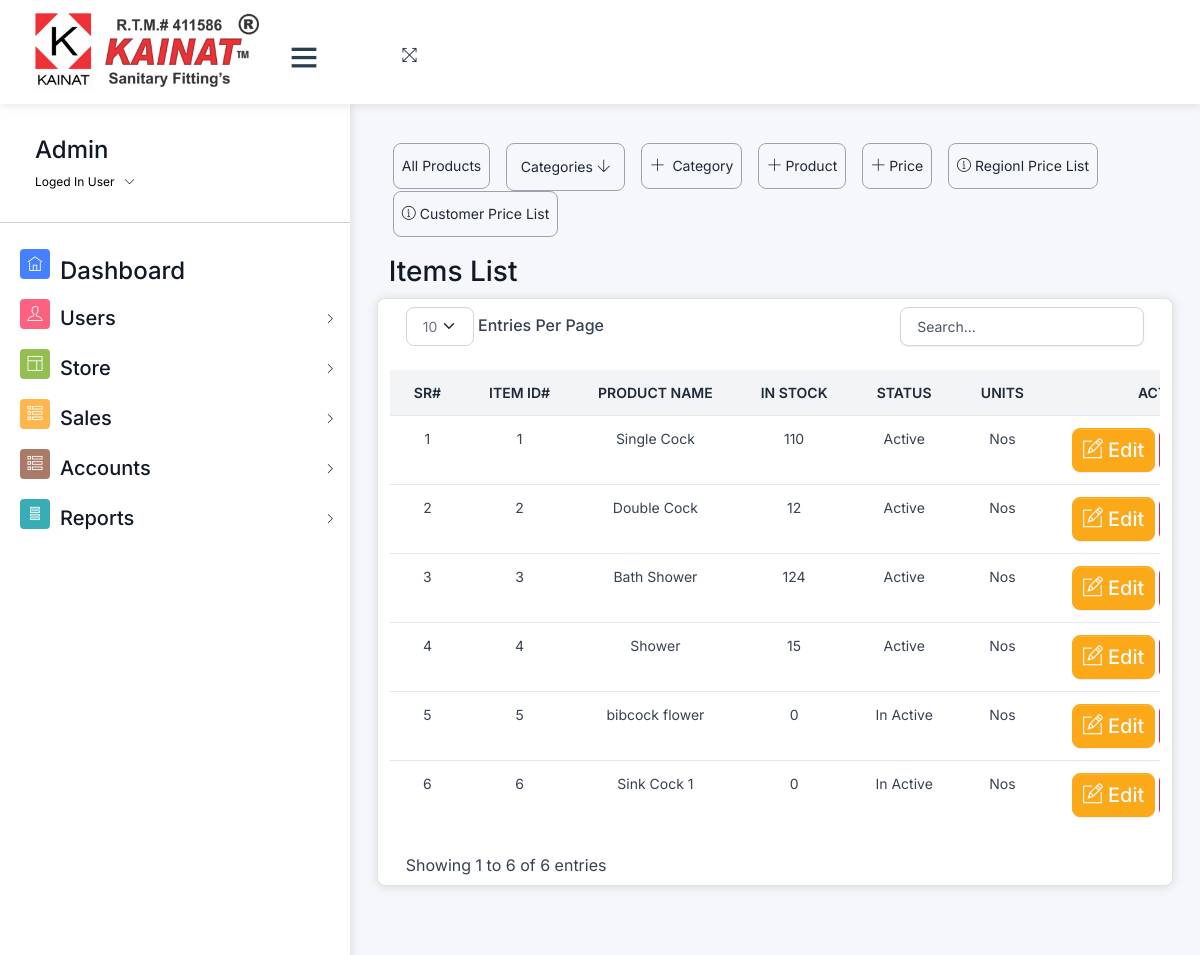
The app's page /finished_product/ (signed in) with its own data.
### home/models.py (models this page shows, shortened)
class Final_Product(models.Model):
        ACTIVE = 'Atcive'
        INACTIVE = 'Inactive'
        KGS='Kgs'
        NOS='Nos'
        STATUS_TYPE_CHOICES = [
        (ACTIVE , 'Active'),
        (INACTIVE ,'Inactive'),
    ]
        UNIT_CHOICES = [
        (NOS ,'Nos'),
        (KGS ,'Kgs')
    ]
        productname=models.CharField(max_length=255,unique=True)
        unit=models.CharField(max_length=50,choices=UNIT_CHOICES,default=NOS)
        category=models.ForeignKey(Finish_Product_Category,on_delete=models.RESTRICT)
        company=models.ForeignKey(Company,on_delete=models.RESTRICT)
        purchase=models.PositiveIntegerField(null=True,blank=True)
        sale_rate=models.PositiveIntegerField(null=True,blank=True)
        labour=models.FloatField(null=True,blank=True)
        product_status=models.BooleanField(default=False)
        is_deleted = models.BooleanField(default=False)
        product_slug=AutoSlugField(populate_from="productname",unique=True,null=True,default=None)
        def get_current_stock(self):
            grn_total = Final_Product_Note_Product.objects.filter(product_id=self.id).aggregate(total=Sum('quantity'))['total'] or 0
            sale_total = Sales_Receipt_Product.objects.filter(product_id=self.id).aggregate(total=Sum('quantity'))['total'] or 0
            current_stock = grn_total - sale_total
            return current_stock

### home/views/finished_product.py (the view)
# urls.py: path('product/', product.products , name="product"),
@login_required
@permission_required('home.view_final_product', login_url='/login/')
def products(request):
    category_selected=False
    categoryID=(request.GET.get('category'))
    if categoryID:
        categories=Finish_Product_Category.objects.filter(is_deleted=False,id=categoryID)
        category_selected=True
        products=Final_Product.objects.filter(category=categoryID,is_deleted=False)
        for p in products:
           print(p.product_status)
    else:
        categories=Finish_Product_Category.objects.filter(is_deleted=False)
        products=Final_Product.objects.filter(is_deleted=False).order_by('category')
        for p in products:
           print(p.product_status)
    data={'products':products,'categories':categories,'category_selected':category_selected}
    return render(request,"stock_finished_product/products_home.html",data)

### templates/stock_finished_product/products_home.html (shortened to what this page needs)
{% extends 'css-js-links.html' %}
{% load custom_filters %}
{% load crispy_forms_tags %}
{% block context %}
{% if request.user.is_superuser %}
{% include 'navbar.html' %}
{% else %}
{% include 'store/navbar.html' %}
{% endif %}
{% endblock context %}
{% block body %}
<div class="pcoded-content">
  <div class="pcoded-inner-content">
    <div class="main-body">
      <div class="page-wrapper">
        <div class="page-body">
          <div class="row">
            {% include 'stock_finished_product/product_menu.html' %}
            <div id="product" class="col-md-12">
              <h3 class="">Items List</h3>
            </div>
            <div class="card py">
              <div class="table-responsive py-2">
                {% if products %}
                <table class="table table-flush" id="datatable">
                  <thead class="thead-light">
                    <tr>
                      <th class="border-bottom fw-bolder text-center" scope="col">
                        Sr#
                      </th>
                      <th class="border-bottom fw-bolder text-center" scope="col">
                        Item ID#
                      </th>
                      <th class="border-bottom fw-bolder text-center" scope="col">
                        Product Name
                      </th>
                      <th class="border-bottom fw-bolder text-center" scope="col">
                        In Stock
                      </th>
                      <th class="border-bottom fw-bolder text-center" scope="col">
                        Status
                      </th>
                      <th class="border-bottom fw-bolder text-center" scope="col">
                        Units
                      </th>
                      <th class="border-bottom fw-bolder text-center" scope="col">
                        Actions
                      </th>
                    </tr>
                  </thead>
                  <tbody>
                    {% for data in products %}
                    <tr id="salereceipt-{{ data.id }}">
                      <td class="text-center">{{ forloop.counter }}</td>
                      <td class="text-center">{{ data.id }}</td>
                      <td class="text-center">{{ data.productname }}</td>
                      <td class="text-center">{{ data.get_current_stock }}</td>
                      <td class="text-center">
                        {% if data.product_status %}
                        Active
                        {% else %}
                        In Active
                        {% endif %}</td>
                      <td class="text-center">{{ data.unit }}</td>
                      <td>
                        {% if perms.home.change_final_product %}
                        <a class="btn btn-sm btn-warning fs-5 text-light" href={% url 'editfinishedproduct' id=data.id %}>
                          <i class="ti-pencil-alt"></i>Edit</a>
                        {% endif %}
                      </td>
                    </tr>
                    {% endfor %}
                  </tbody>
                </table>
                {% else %}
                <h4 class="text-center fs-5 alert alert-warning">No Record Found</h4>
                {% endif %}
              </div>
            </div>
          </div>
        </div>
      </div>
    </div>
  </div>
  {% endblock body %}

### templates/navbar.html (shortened to what this page needs)
{% load static %}
<div id="pcoded" class="pcoded">
  <div class="pcoded-container navbar-wrapper">
    <nav style="padding: 0 ; margin: 0 ;" class="navbar header-navbar pcoded-header">
      <div class="navbar-wrapper">
        <div style="height: 100px ;background-color: #ffffff " class="navbar-logo  ">
          <a class="mobile-menu mt-2 text-dark fs-3" id="mobile-collapse" href="#!">
            <i class="ti-menu text-dark"></i>
          </a>
          <a class=" fs-4  btn " href="/"><img style="height: 90px" src="{% static 'assets/images/kainat.png' %}"
              alt=""></a>
        </div>
        <div class="navbar-container container-fluid">
          <ul class="nav-left">
            <li class="mt-3">
              <a href="#!" onclick="javascript:toggleFullScreen()">
                <i class="ti-fullscreen"></i>
              </a>
            </li>
            <li>
              <div id="display-msg" class="text-center mt-4" style="min-height: 70px">
              </div>
            </li>
          </ul>
    </nav>
    <div class="pcoded-main-container">
      <div class="pcoded-wrapper">
        <nav class="pcoded-navbar">
          <div class="pcoded-inner-navbar main-menu">
            <div class="">
              <div class="main-menu-header">
                <div class="user-details">
                  <span>
                    <h4>{{request.user}}</h4>
                  </span>
                  <span id="more-details">Loged In User<i class="ti-angle-down"></i></span>
                </div>
              </div>
            </div>
            <hr>
            <ul class="pcoded-item pcoded-left-item">
              {% if perms.home.view_dashboard %}
              <li class=" {% if request.path == '/' %} color-info {% endif %}">
                <a href="/">
                  <span class="pcoded-micon"><i class="ti-home"></i><b>D</b></span>
                  <span class="pcoded-mtext fs-5" data-i18n="nav.dash.main">
                    <h4>Dashboard</h4>
                  </span>
                </a>
              </li>
              {% endif %}
              {% if perms.home.view_user %}
              <li
                class="pcoded-hasmenu  {% if request.path == '/create_user/' or request.path == '/list_users/' %} color-info {% endif %} ">
                <a href="javascript:void(0)">
                  <span class="pcoded-micon"><i class="ti-user"></i></span>
                  <span class="pcoded-mtext fs-5" data-i18n="nav.basic-components.main">
                    <h5>Users</h5>
                  </span>
                </a>
              </li>
              {% endif %}
              {% if perms.home.view_store %}
              <li
                class="pcoded-hasmenu   ">
                <a href="javascript:void(0)">
                  <span class="pcoded-micon"><i class="ti-layout"></i></span>
                  <span class="pcoded-mtext fs-5" data-i18n="nav.basic-components.main">
                    <h5>Store</h5>
                  </span>
                </a>
              </li>
              {% endif %}
              {% if perms.home.view_sales_receipt %}
              <li class="pcoded-hasmenu {% if request.path == '/list-sales/'  %} color-info {% endif %} ">
                <a href="javascript:void(0)">
                  <span class="pcoded-micon"><i class="ti-view-list-alt"></i></span>
                  <span class="pcoded-mtext fs-5" data-i18n="nav.basic-components.main">
                    <h5>Sales</h5>
                  </span>
                </a>
              </li>
              {% endif %}
              {% if perms.home.view_account %}
              <li
                class="pcoded-hasmenu  ">
                <a href="javascript:void(0)">
                  <span class="pcoded-micon"><i class="ti-view-list-alt"></i></span>
                  <span class="pcoded-mtext fs-5" data-i18n="nav.basic-components.main">
                    <h5>Accounts</h5>
                  </span>
                </a>
              </li>
              {% endif %}
              {% if perms.home.view_reports %}
              <li
                class="pcoded-hasmenu  {% if request.path == '/us/' or request.path == '/create/' %} color-info {% endif %} ">
                <a href="javascript:void(0)">
                  <span class="pcoded-micon"><i class="ti-layout-menu-v"></i></span>
                  <span class="pcoded-mtext fs-5" data-i18n="nav.basic-components.main">
                    <h5>Reports</h5>
                  </span>
                </a>
              </li>
              {% endif %}
            </ul>
          </div>
        </nav>

### records on screen
Final_Product: id "1", productname "Single Cock", get_current_stock "110", product_status "Active", unit "Nos"
Final_Product: id "2", productname "Double Cock", get_current_stock "12", product_status "Active", unit "Nos"
Final_Product: id "3", productname "Bath Shower", get_current_stock "124", product_status "Active", unit "Nos"
Final_Product: id "4", productname "Shower", get_current_stock "15", product_status "Active", unit "Nos"
Final_Product: id "5", productname "bibcock flower", get_current_stock "0", product_status "In Active", unit "Nos"
Final_Product: id "6", productname "Sink Cock 1", get_current_stock "0", product_status "In Active", unit "Nos"

### other values on screen
{{ request.user }} "Admin"
